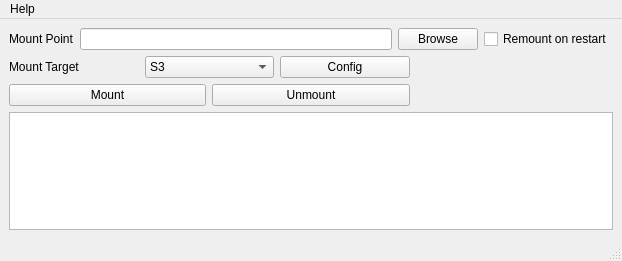
<?xml version="1.0" encoding="UTF-8"?>
<ui version="4.0">
 <class>primaryFUSEwindow</class>
 <widget class="QMainWindow" name="primaryFUSEwindow">
  <property name="geometry">
   <rect>
    <x>0</x>
    <y>0</y>
    <width>622</width>
    <height>261</height>
   </rect>
  </property>
  <property name="sizePolicy">
   <sizepolicy hsizetype="Ignored" vsizetype="Ignored">
    <horstretch>0</horstretch>
    <verstretch>0</verstretch>
   </sizepolicy>
  </property>
  <property name="windowTitle">
   <string>MainWindow</string>
  </property>
  <property name="animated">
   <bool>false</bool>
  </property>
  <property name="documentMode">
   <bool>false</bool>
  </property>
  <property name="dockOptions">
   <set>QMainWindow::AllowTabbedDocks</set>
  </property>
  <widget class="QWidget" name="centralwidget">
   <layout class="QGridLayout" name="gridLayout">
    <item row="3" column="0" colspan="3">
     <widget class="QTextEdit" name="textEdit_output">
      <property name="sizePolicy">
       <sizepolicy hsizetype="MinimumExpanding" vsizetype="Expanding">
        <horstretch>0</horstretch>
        <verstretch>0</verstretch>
       </sizepolicy>
      </property>
     </widget>
    </item>
    <item row="0" column="0" colspan="3">
     <layout class="QHBoxLayout" name="horizontalLayout_3">
      <item>
       <widget class="QLabel" name="label">
        <property name="text">
         <string>Mount Point</string>
        </property>
       </widget>
      </item>
      <item>
       <widget class="QLineEdit" name="lineEdit_mountPoint">
        <property name="toolTip">
         <string>&lt;html&gt;&lt;head/&gt;&lt;body&gt;&lt;p&gt;Designate a location to mount the bucket&lt;/p&gt;&lt;/body&gt;&lt;/html&gt;</string>
        </property>
       </widget>
      </item>
      <item>
       <widget class="QPushButton" name="button_browse">
        <property name="text">
         <string>Browse</string>
        </property>
       </widget>
      </item>
      <item>
       <widget class="QCheckBox" name="checkBox_remount">
        <property name="toolTip">
         <string>&lt;html&gt;&lt;head/&gt;&lt;body&gt;&lt;p&gt;Remount mount on server restart. If checked, mount will automatically restart when system restarts. If unchecked, then when you unmount the mount it will not automatically restart.&lt;/p&gt;&lt;/body&gt;&lt;/html&gt;</string>
        </property>
        <property name="text">
         <string>Remount on restart</string>
        </property>
        <property name="checked">
         <bool>false</bool>
        </property>
       </widget>
      </item>
     </layout>
    </item>
    <item row="1" column="0" colspan="2">
     <layout class="QHBoxLayout" name="horizontalLayout_2">
      <item>
       <widget class="QLabel" name="label_4">
        <property name="text">
         <string>Mount Target</string>
        </property>
       </widget>
      </item>
      <item>
       <widget class="QComboBox" name="dropDown_bucketSelect">
        <property name="toolTip">
         <string>&lt;html&gt;&lt;head/&gt;&lt;body&gt;&lt;p&gt;Choose which bucket to mount.&lt;/p&gt;&lt;/body&gt;&lt;/html&gt;</string>
        </property>
        <property name="currentText">
         <string>S3</string>
        </property>
        <item>
         <property name="text">
          <string>S3</string>
         </property>
        </item>
        <item>
         <property name="text">
          <string>Azure</string>
         </property>
        </item>
       </widget>
      </item>
      <item>
       <widget class="QPushButton" name="button_config">
        <property name="toolTip">
         <string>&lt;html&gt;&lt;head/&gt;&lt;body&gt;&lt;p&gt;Click config to modify the pipeline settings associated with the selected bucket.&lt;/p&gt;&lt;/body&gt;&lt;/html&gt;</string>
        </property>
        <property name="text">
         <string>Config</string>
        </property>
       </widget>
      </item>
     </layout>
    </item>
    <item row="2" column="0">
     <widget class="QPushButton" name="button_mount">
      <property name="text">
       <string>Mount</string>
      </property>
     </widget>
    </item>
    <item row="2" column="1">
     <widget class="QPushButton" name="button_unmount">
      <property name="text">
       <string>Unmount</string>
      </property>
     </widget>
    </item>
   </layout>
  </widget>
  <widget class="QMenuBar" name="menubar">
   <property name="geometry">
    <rect>
     <x>0</x>
     <y>0</y>
     <width>622</width>
     <height>23</height>
    </rect>
   </property>
   <widget class="QMenu" name="menu_Help">
    <property name="title">
     <string>Help</string>
    </property>
    <addaction name="actionAbout_Qt"/>
    <addaction name="actionAbout_CloudFuse"/>
    <addaction name="actionWheres_my_config_file"/>
   </widget>
   <addaction name="menu_Help"/>
  </widget>
  <widget class="QStatusBar" name="statusbar"/>
  <action name="actionReset_Default_Settings">
   <property name="text">
    <string>Reset Default Settings</string>
   </property>
  </action>
  <action name="advancedSettings_action">
   <property name="text">
    <string>Advanced</string>
   </property>
  </action>
  <action name="setup_action">
   <property name="text">
    <string>Setup</string>
   </property>
  </action>
  <action name="actionAbout_Qt">
   <property name="text">
    <string>About QT</string>
   </property>
  </action>
  <action name="actionAbout_CloudFuse">
   <property name="text">
    <string>About Cloudfuse</string>
   </property>
  </action>
  <action name="actionWheres_my_config_file">
   <property name="text">
    <string>Where's My Config File?</string>
   </property>
  </action>
 </widget>
 <resources/>
 <connections/>
</ui>
